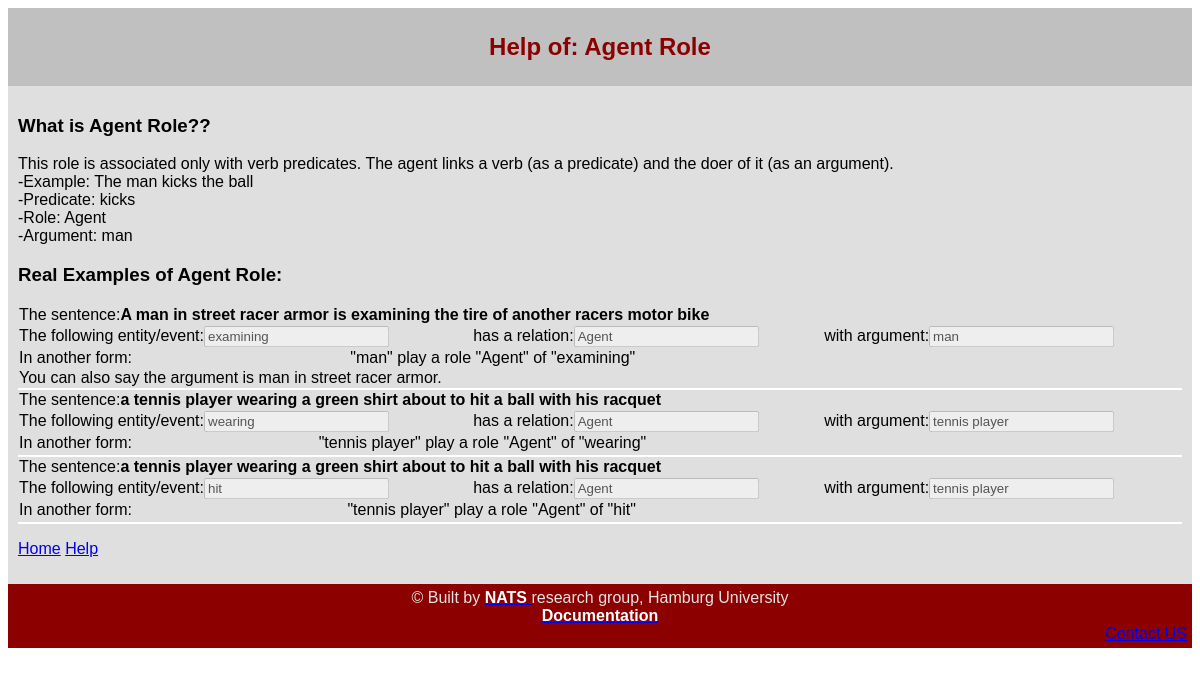
The page /Help_Details.php?Help=Agent_Role on the database its author committed.
### tables this page shows
CREATE TABLE IF NOT EXISTS `Help_Description` (
  `help_id` int(6) unsigned NOT NULL auto_increment,
  `group_name` varchar(50) NOT NULL,
  `order_index` int(6) unsigned NOT NULL default '1',
  `description` varchar(1200) default NULL,
  PRIMARY KEY  (`help_id`)
);

CREATE TABLE IF NOT EXISTS `triples` (
  `triple_ID` int(8) unsigned NOT NULL auto_increment,
  `sentence_id` int(6) unsigned NOT NULL,
  `predicate_id` int(6) unsigned NOT NULL,
  `relation` varchar(15) NOT NULL,
  `arg_start_id` int(6) unsigned NOT NULL,
  `arg_end_id` int(6) unsigned NOT NULL,
  `triple_type` varchar(8) NOT NULL,
  `triple_correct` int(11) default '0',
  `triple_incorrect` int(11) default '0',
  `triple_no_input` int(11) default '0',
  PRIMARY KEY  (`triple_ID`)
);

CREATE TABLE IF NOT EXISTS `Sentences` (
  `sentence_id` int(6) unsigned NOT NULL,
  `sentence` varchar(300) NOT NULL,
  `sentence_type` varchar(8) NOT NULL,
  `sentence_count` int(11) default '0',
  PRIMARY KEY  (`sentence_id`)
);

CREATE TABLE IF NOT EXISTS `Help_Sentences` (
  `help_id` int(6) unsigned NOT NULL auto_increment,
  `triple_id` int(6) unsigned NOT NULL,
  `group_name` varchar(50) NOT NULL,
  `order_index` int(6) unsigned NOT NULL,
  `help_comment` varchar(1200) default NULL,
  PRIMARY KEY  (`help_id`)
);

### Help_Details.php (the view, shortened to what this page needs)
<html>
<HEAD>
<link rel="stylesheet" type="text/css" href="feedback.css">
</HEAD>
<body >
<?php
	$help_topic= "" ;
	if(isset($_GET["Help"])) {
		$help_topic=   $_GET["Help"] ;
	}
	include("dbCred.php");
	$conn = new mysqli($servername, $username, $password, $dbname);
	echo '<header>';
	echo '<h2>Help of: '.str_replace("_"," ",$help_topic).'<br></h2>';
	echo '</header>';
	echo '<section>';
	$sql4 = "SELECT Help_Description.description
			FROM Help_Description
			where Help_Description.group_name='".$help_topic."' order by order_index asc";
	$sql_result4 = $conn->query($sql4);
	echo '<h3>What is '.str_replace("_"," ",$help_topic).'??</h3>';
	while ($row4 = $sql_result4->fetch_assoc())
	{
		echo '<p>'.$row4["description"].'</p>';
	}
	$sql = "SELECT Help_Sentences.triple_id, Help_Sentences.group_name, Help_Sentences.help_comment,triples.sentence_id
			FROM Help_Sentences,triples
			where Help_Sentences.triple_id=triples.triple_id   and Help_Sentences.group_name='".$help_topic.
			"' order by order_index asc";
	$sql_result = $conn->query($sql);
	echo '<h3>Real Examples of '.str_replace("_"," ",$help_topic).':</h3>';
	while ($row = $sql_result->fetch_assoc())
	{
		$triple_ID=$row["triple_id"];
		$help_comment=$row["help_comment"];
		$sentence_ID=$row["sentence_id"];
		$sql3 = "SELECT sentence,triple_ID, predicate_id,relation,arg_start_id,arg_end_id,triple_type
		 FROM triples,Sentences where Sentences.sentence_id=triples.sentence_id
		  and Sentences.sentence_id=".$sentence_ID. " and triple_ID=".$triple_ID;
		$sql_result3 = $conn->query($sql3);
		while ($row3 = $sql_result3->fetch_assoc())
		{
			echo '<table class="readonly">';
			echo '<tr class="data">';
			echo '<td>';
			echo '<label for="Predicate">The sentence:</label>';
			echo "<b>".$row3["sentence"]."</b>";
			echo '</td>';
			echo '</tr>';
			echo '</table>';
			echo '<table class="readonly">';
			echo '<tr class="data">';
			echo '<td>';
			echo '<label for="Predicate">The following entity/event:</label>';
			echo '<input type="text" value="'.getWordbyOrder($row3["sentence"] ,$row3["predicate_id"]).'" disabled="disabled">';
			echo '</td>';
			echo '<td>';
			echo '<label for="Relation">has a relation:</label>';
			echo '<input type="text" value="'.getUserFriendlyRelationName($row3["relation"]).'" disabled="disabled">';
			echo '</td>';
			echo '<td>';
			echo '<label for="Argument">with argument:</label>';
			echo '<input type="text" value="'.getWordsbyOrder($row3["sentence"] ,$row3["arg_start_id"],$row3["arg_end_id"]).'" disabled="disabled">';
			echo '</td>';
			echo '<td>';
			echo '</tr>';
			echo '</table>';
			echo '<table class="readonly">';
			echo '<tr class="data">';
			echo '<td>';
			echo 'In another form:';
			echo '</td>';
			echo '<td>';
			echo '"'.getWordsbyOrder($row3["sentence"] ,$row3["arg_start_id"],$row3["arg_end_id"]). '" play a role "'.$row3["relation"].'" of "'.getWordbyOrder($row3["sentence"] ,$row3["predicate_id"]).'"';
			echo '</td>';
			echo '<td>';
			echo '</td>';
			echo '</tr>';
			echo '</table>';
			echo '<table class="readonly">';
			echo '<tr class="spaceUnder">';
			echo '<td>';
			echo $help_comment;
			echo '</td>';
			echo '</tr>';
			echo '</table>';
		}
	}
	echo '<p>';
	echo '<a href="index.php">Home</a>&nbsp';
	echo '<a href="HelpMain.php">Help</a>';
	echo '</p>';
function getWordbyOrder($string, $wordId)
{
	return  $GLOBALS['word_list'][$wordId-1];
}
function getWordsbyOrder($string, $wordId,$wordEndId)
{
	$words='';
for ($i=$wordId;$i<=$wordEndId;$i++)
{
	$words.=$GLOBALS['word_list'][$i-1].' ';
}
$words=trim($words);
return  $words;
}
function getUserFriendlyRelationName($relation)
{
return  $relation;
}
?>
</section>
<footer>
<?php include 'footer.php';?>
</footer>
</body>
</html>

### footer.php
© Built by <a href="https://www.inf.uni-hamburg.de/en.html"><font color="FFFFFF"><b>NATS</b></font> </a>
research group, Hamburg University
<div align="center"><a href="HelpMain.php">
<font color="FFFFFF"><b>Documentation</b></font>
</a></div>
<div align="Right"><a href="mailto:salama@informatik.uni-hamburg.de">Contact US</a></div>

### feedback.css (style rules this page uses)
html { font-family: sans-serif; }
header { background-color:#C0C0C0; color:#8c0000; text-align:center; padding:5px; }
section { background-color:#dfdfdf; width:100% float:left; padding:10px; }
footer { background-color:#8c0000; color:#e5e5e5; clear:both; text-align:center; padding:5px; }
table.readonly { border-collapse: collapse; width: 100%; }
tr { padding: 8px; text-align: left; }
tr.spaceUnder { padding-bottom: 2em; border-bottom: 2px solid #ddd; border-color: white }

### rows shown on the page
help_description: description "This role is associated only with verb predicates. The agent links a verb (as a predicate) and the doer of it (as an argument). -Example: The man kicks the ball -Predicate: kicks -Role: Agent -Argument: man"
help_sentences: help_comment "You can also say the argument is man in street racer armor."
triples: sentence.sentence "A man in street racer armor is examining the tire of another racers motor bike", sentence+predicate "examining", relation "Agent", sentence+arg_start+arg_end "man", getWordbyOrder($row3["sentence"] ,$row3["predicate_id"]) "examining"
triples: sentence.sentence "a tennis player wearing a green shirt about to hit a ball with his racquet", sentence+predicate "wearing", relation "Agent", sentence+arg_start+arg_end "tennis player", getWordbyOrder($row3["sentence"] ,$row3["predicate_id"]) "wearing"
triples: sentence.sentence "a tennis player wearing a green shirt about to hit a ball with his racquet", sentence+predicate "hit", relation "Agent", sentence+arg_start+arg_end "tennis player", getWordbyOrder($row3["sentence"] ,$row3["predicate_id"]) "hit"

### other values the page prints
str_replace("_"," ",$help_topic) "Agent Role"
